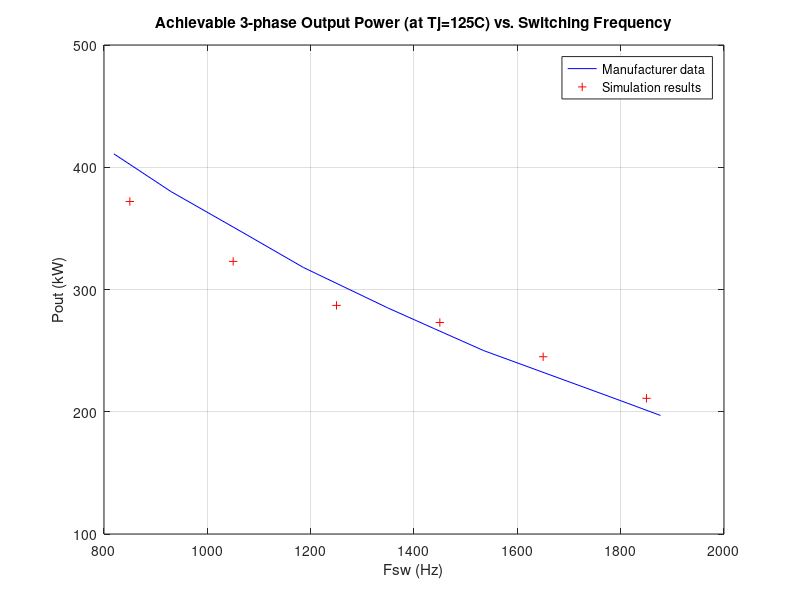

The MATLAB script that drew this image:
%
% Plot output power (Pout) vs. Switching frequency (Fsw)

%
% =====================================================================
% Manufacturer data for a 3-level inverter built with half-bridge IGBT
% modules (5SNG 0250P330300)
% Vdc= 2 x 1800 V (Vph= 2200V)
% cos(phi)= 0.85, m= 1, Fout= 50Hz, Tj_max= 125 deg. C), Ta= 40 deg. C)
% Rth= 0.072 K/W (air)
%
%     Fsw (Hz)     Pout (kW)
%
Pout_kW_ManufacturerData=[
       819	       411
       930.1	   380
       1067	       347
       1186	       318
       1349	       285
       1439	       268
       1535	       250
       1781	       212
       1877	       197
];
% =====================================================================
% Simulation results based on model: Loss_3Phase3Level_Inverter.mdl
% Pout_kW_SimulationResults = Maximum inverter output power vs. switching
% frequency while keeping IGBT1 (module 1) junction temperature at 125 degrees C.
%     Fsw (Hz)     Pout (kW)
Pout_kW_SimulationResults= [
        850        372
       1050	       323
       1250	       287
       1450	       273
       1650	       245
       1850	       211
];
% =====================================================================
% Plot comparison between manufacturer data vs. simulation results
figure
clf
plot(Pout_kW_ManufacturerData(:,1),Pout_kW_ManufacturerData(:,2),'blue')
hold on
plot(Pout_kW_SimulationResults(:,1),Pout_kW_SimulationResults(:,2),'+red')
grid
axis([ 800  2000  100 500 ])
xlabel('Fsw (Hz)')
ylabel('Pout (kW)')
title('Achievable 3-phase Output Power (at Tj=125C) vs. Switching Frequency')
legend('Manufacturer data','Simulation results','Location','NorthEast')

% =====================================================================
%
% end of file
